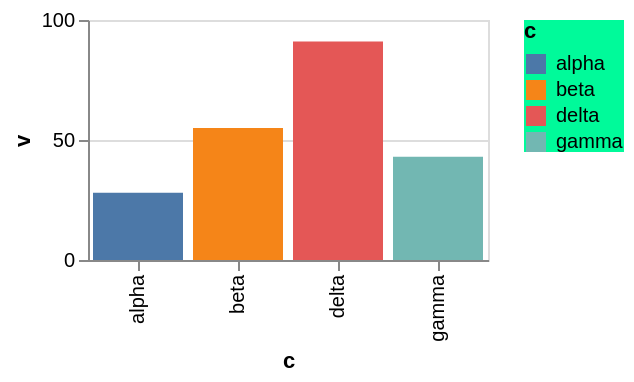

Specify this chart in Vega-Lite:
### Vega-Lite specification from a JSON file in a GitHub repository (floating-point values rounded to 4 significant figures)
{"$schema": "https://vega.github.io/schema/vega-lite/v6.json", "width": 200, "height": 120, "data": {"values": [{"c": "alpha", "v": 28, "w": 3, "t": "2024-01-07"}, {"c": "beta", "v": 55, "w": 7, "t": "2024-03-19"}, {"c": "gamma", "v": 43, "w": 5, "t": "2024-06-02"}, {"c": "delta", "v": 91, "w": 9, "t": "2024-09-11"}]}, "mark": "bar", "encoding": {"x": {"field": "c", "type": "nominal"}, "y": {"field": "v", "type": "quantitative"}, "color": {"field": "c", "type": "nominal"}}, "config": {"legend": {"fillColor": "mediumspringgreen"}}}
